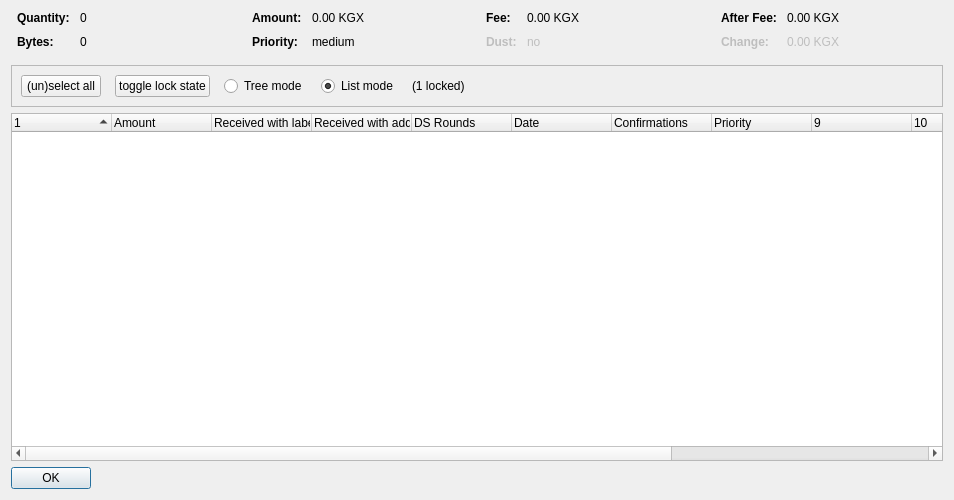
<?xml version="1.0" encoding="UTF-8"?>
<ui version="4.0">
 <class>CoinControlDialog</class>
 <widget class="QDialog" name="CoinControlDialog">
  <property name="geometry">
   <rect>
    <x>0</x>
    <y>0</y>
    <width>954</width>
    <height>500</height>
   </rect>
  </property>
  <property name="windowTitle">
   <string>Coin Selection</string>
  </property>
  <layout class="QVBoxLayout" name="verticalLayout">
   <item>
    <layout class="QHBoxLayout" name="horizontalLayoutTop" stretch="0,0,0,0">
     <property name="topMargin">
      <number>0</number>
     </property>
     <property name="bottomMargin">
      <number>10</number>
     </property>
     <item>
      <layout class="QFormLayout" name="formLayoutCoinControl1">
       <property name="horizontalSpacing">
        <number>10</number>
       </property>
       <property name="verticalSpacing">
        <number>10</number>
       </property>
       <property name="leftMargin">
        <number>6</number>
       </property>
       <property name="rightMargin">
        <number>6</number>
       </property>
       <item row="0" column="0">
        <widget class="QLabel" name="labelCoinControlQuantityText">
         <property name="font">
          <font>
           <weight>75</weight>
           <bold>true</bold>
          </font>
         </property>
         <property name="text">
          <string>Quantity:</string>
         </property>
        </widget>
       </item>
       <item row="0" column="1">
        <widget class="QLabel" name="labelCoinControlQuantity">
         <property name="cursor">
          <cursorShape>IBeamCursor</cursorShape>
         </property>
         <property name="contextMenuPolicy">
          <enum>Qt::ActionsContextMenu</enum>
         </property>
         <property name="text">
          <string notr="true">0</string>
         </property>
         <property name="textInteractionFlags">
          <set>Qt::LinksAccessibleByMouse|Qt::TextSelectableByKeyboard|Qt::TextSelectableByMouse</set>
         </property>
        </widget>
       </item>
       <item row="1" column="0">
        <widget class="QLabel" name="labelCoinControlBytesText">
         <property name="font">
          <font>
           <weight>75</weight>
           <bold>true</bold>
          </font>
         </property>
         <property name="text">
          <string>Bytes:</string>
         </property>
        </widget>
       </item>
       <item row="1" column="1">
        <widget class="QLabel" name="labelCoinControlBytes">
         <property name="cursor">
          <cursorShape>IBeamCursor</cursorShape>
         </property>
         <property name="contextMenuPolicy">
          <enum>Qt::ActionsContextMenu</enum>
         </property>
         <property name="text">
          <string notr="true">0</string>
         </property>
         <property name="textInteractionFlags">
          <set>Qt::LinksAccessibleByMouse|Qt::TextSelectableByKeyboard|Qt::TextSelectableByMouse</set>
         </property>
        </widget>
       </item>
      </layout>
     </item>
     <item>
      <layout class="QFormLayout" name="formLayoutCoinControl2">
       <property name="horizontalSpacing">
        <number>10</number>
       </property>
       <property name="verticalSpacing">
        <number>10</number>
       </property>
       <property name="leftMargin">
        <number>6</number>
       </property>
       <property name="rightMargin">
        <number>6</number>
       </property>
       <item row="0" column="0">
        <widget class="QLabel" name="labelCoinControlAmountText">
         <property name="font">
          <font>
           <weight>75</weight>
           <bold>true</bold>
          </font>
         </property>
         <property name="text">
          <string>Amount:</string>
         </property>
        </widget>
       </item>
       <item row="0" column="1">
        <widget class="QLabel" name="labelCoinControlAmount">
         <property name="cursor">
          <cursorShape>IBeamCursor</cursorShape>
         </property>
         <property name="contextMenuPolicy">
          <enum>Qt::ActionsContextMenu</enum>
         </property>
         <property name="text">
          <string notr="true">0.00 KGX</string>
         </property>
         <property name="textInteractionFlags">
          <set>Qt::LinksAccessibleByMouse|Qt::TextSelectableByKeyboard|Qt::TextSelectableByMouse</set>
         </property>
        </widget>
       </item>
       <item row="1" column="0">
        <widget class="QLabel" name="labelCoinControlPriorityText">
         <property name="font">
          <font>
           <weight>75</weight>
           <bold>true</bold>
          </font>
         </property>
         <property name="text">
          <string>Priority:</string>
         </property>
        </widget>
       </item>
       <item row="1" column="1">
        <widget class="QLabel" name="labelCoinControlPriority">
         <property name="cursor">
          <cursorShape>IBeamCursor</cursorShape>
         </property>
         <property name="contextMenuPolicy">
          <enum>Qt::ActionsContextMenu</enum>
         </property>
         <property name="text">
          <string>medium</string>
         </property>
         <property name="textInteractionFlags">
          <set>Qt::LinksAccessibleByMouse|Qt::TextSelectableByKeyboard|Qt::TextSelectableByMouse</set>
         </property>
        </widget>
       </item>
      </layout>
     </item>
     <item>
      <layout class="QFormLayout" name="formLayoutCoinControl3">
       <property name="horizontalSpacing">
        <number>10</number>
       </property>
       <property name="verticalSpacing">
        <number>10</number>
       </property>
       <property name="leftMargin">
        <number>6</number>
       </property>
       <property name="rightMargin">
        <number>6</number>
       </property>
       <item row="0" column="0">
        <widget class="QLabel" name="labelCoinControlFeeText">
         <property name="font">
          <font>
           <weight>75</weight>
           <bold>true</bold>
          </font>
         </property>
         <property name="text">
          <string>Fee:</string>
         </property>
        </widget>
       </item>
       <item row="0" column="1">
        <widget class="QLabel" name="labelCoinControlFee">
         <property name="cursor">
          <cursorShape>IBeamCursor</cursorShape>
         </property>
         <property name="contextMenuPolicy">
          <enum>Qt::ActionsContextMenu</enum>
         </property>
         <property name="text">
          <string notr="true">0.00 KGX</string>
         </property>
         <property name="textInteractionFlags">
          <set>Qt::LinksAccessibleByMouse|Qt::TextSelectableByKeyboard|Qt::TextSelectableByMouse</set>
         </property>
        </widget>
       </item>
       <item row="1" column="0">
        <widget class="QLabel" name="labelCoinControlLowOutputText">
         <property name="enabled">
          <bool>false</bool>
         </property>
         <property name="font">
          <font>
           <weight>75</weight>
           <bold>true</bold>
          </font>
         </property>
         <property name="text">
          <string>Dust:</string>
         </property>
        </widget>
       </item>
       <item row="1" column="1">
        <widget class="QLabel" name="labelCoinControlLowOutput">
         <property name="enabled">
          <bool>false</bool>
         </property>
         <property name="cursor">
          <cursorShape>IBeamCursor</cursorShape>
         </property>
         <property name="contextMenuPolicy">
          <enum>Qt::ActionsContextMenu</enum>
         </property>
         <property name="text">
          <string>no</string>
         </property>
         <property name="textInteractionFlags">
          <set>Qt::LinksAccessibleByMouse|Qt::TextSelectableByKeyboard|Qt::TextSelectableByMouse</set>
         </property>
        </widget>
       </item>
      </layout>
     </item>
     <item>
      <layout class="QFormLayout" name="formLayoutCoinControl4">
       <property name="horizontalSpacing">
        <number>10</number>
       </property>
       <property name="verticalSpacing">
        <number>10</number>
       </property>
       <property name="leftMargin">
        <number>6</number>
       </property>
       <property name="rightMargin">
        <number>6</number>
       </property>
       <item row="0" column="0">
        <widget class="QLabel" name="labelCoinControlAfterFeeText">
         <property name="font">
          <font>
           <weight>75</weight>
           <bold>true</bold>
          </font>
         </property>
         <property name="text">
          <string>After Fee:</string>
         </property>
        </widget>
       </item>
       <item row="0" column="1">
        <widget class="QLabel" name="labelCoinControlAfterFee">
         <property name="cursor">
          <cursorShape>IBeamCursor</cursorShape>
         </property>
         <property name="contextMenuPolicy">
          <enum>Qt::ActionsContextMenu</enum>
         </property>
         <property name="text">
          <string notr="true">0.00 KGX</string>
         </property>
         <property name="textInteractionFlags">
          <set>Qt::LinksAccessibleByMouse|Qt::TextSelectableByKeyboard|Qt::TextSelectableByMouse</set>
         </property>
        </widget>
       </item>
       <item row="1" column="0">
        <widget class="QLabel" name="labelCoinControlChangeText">
         <property name="enabled">
          <bool>false</bool>
         </property>
         <property name="font">
          <font>
           <weight>75</weight>
           <bold>true</bold>
          </font>
         </property>
         <property name="text">
          <string>Change:</string>
         </property>
        </widget>
       </item>
       <item row="1" column="1">
        <widget class="QLabel" name="labelCoinControlChange">
         <property name="enabled">
          <bool>false</bool>
         </property>
         <property name="cursor">
          <cursorShape>IBeamCursor</cursorShape>
         </property>
         <property name="contextMenuPolicy">
          <enum>Qt::ActionsContextMenu</enum>
         </property>
         <property name="text">
          <string notr="true">0.00 KGX</string>
         </property>
         <property name="textInteractionFlags">
          <set>Qt::LinksAccessibleByMouse|Qt::TextSelectableByKeyboard|Qt::TextSelectableByMouse</set>
         </property>
        </widget>
       </item>
      </layout>
     </item>
    </layout>
   </item>
   <item>
    <widget class="QFrame" name="frame">
     <property name="minimumSize">
      <size>
       <width>0</width>
       <height>40</height>
      </size>
     </property>
     <property name="frameShape">
      <enum>QFrame::StyledPanel</enum>
     </property>
     <property name="frameShadow">
      <enum>QFrame::Sunken</enum>
     </property>
     <layout class="QHBoxLayout" name="horizontalLayout">
      <item>
       <layout class="QHBoxLayout" name="horizontalLayoutPanel" stretch="0,0,0,0,0,0">
        <property name="spacing">
         <number>14</number>
        </property>
        <item>
         <widget class="QPushButton" name="pushButtonSelectAll">
          <property name="sizePolicy">
           <sizepolicy hsizetype="Maximum" vsizetype="Fixed">
            <horstretch>0</horstretch>
            <verstretch>0</verstretch>
           </sizepolicy>
          </property>
          <property name="text">
           <string>(un)select all</string>
          </property>
          <property name="autoDefault">
           <bool>false</bool>
          </property>
         </widget>
        </item>
        <item>
         <widget class="QPushButton" name="pushButtonToggleLock">
          <property name="sizePolicy">
           <sizepolicy hsizetype="Maximum" vsizetype="Fixed">
            <horstretch>0</horstretch>
            <verstretch>0</verstretch>
           </sizepolicy>
          </property>
          <property name="text">
           <string>toggle lock state</string>
          </property>
          <property name="autoDefault">
           <bool>false</bool>
          </property>
         </widget>
        </item>
        <item>
         <widget class="QRadioButton" name="radioTreeMode">
          <property name="sizePolicy">
           <sizepolicy hsizetype="Maximum" vsizetype="Fixed">
            <horstretch>0</horstretch>
            <verstretch>0</verstretch>
           </sizepolicy>
          </property>
          <property name="text">
           <string>Tree mode</string>
          </property>
         </widget>
        </item>
        <item>
         <widget class="QRadioButton" name="radioListMode">
          <property name="sizePolicy">
           <sizepolicy hsizetype="Maximum" vsizetype="Fixed">
            <horstretch>0</horstretch>
            <verstretch>0</verstretch>
           </sizepolicy>
          </property>
          <property name="text">
           <string>List mode</string>
          </property>
          <property name="checked">
           <bool>true</bool>
          </property>
         </widget>
        </item>
        <item>
         <widget class="QLabel" name="labelLocked">
          <property name="text">
           <string>(1 locked)</string>
          </property>
         </widget>
        </item>
        <item>
         <spacer name="horizontalSpacer">
          <property name="orientation">
           <enum>Qt::Horizontal</enum>
          </property>
          <property name="sizeHint" stdset="0">
           <size>
            <width>40</width>
            <height>20</height>
           </size>
          </property>
         </spacer>
        </item>
       </layout>
      </item>
     </layout>
    </widget>
   </item>
   <item>
    <widget class="CoinControlTreeWidget" name="treeWidget">
     <property name="contextMenuPolicy">
      <enum>Qt::CustomContextMenu</enum>
     </property>
     <property name="sortingEnabled">
      <bool>false</bool>
     </property>
     <property name="columnCount">
      <number>13</number>
     </property>
     <attribute name="headerShowSortIndicator" stdset="0">
      <bool>true</bool>
     </attribute>
     <attribute name="headerStretchLastSection">
      <bool>false</bool>
     </attribute>
     <column>
      <property name="text">
       <string/>
      </property>
     </column>
     <column>
      <property name="text">
       <string>Amount</string>
      </property>
     </column>
     <column>
      <property name="text">
       <string>Received with label</string>
      </property>
     </column>
     <column>
      <property name="text">
       <string>Received with address</string>
      </property>
     </column>
     <column>
      <property name="text">
       <string>DS Rounds</string>
      </property>
     </column>
     <column>
      <property name="text">
       <string>Date</string>
      </property>
     </column>
     <column>
      <property name="text">
       <string>Confirmations</string>
      </property>
      <property name="toolTip">
       <string>Confirmed</string>
      </property>
     </column>
     <column>
      <property name="text">
       <string>Priority</string>
      </property>
     </column>
     <column>
      <property name="text">
       <string/>
      </property>
     </column>
     <column>
      <property name="text">
       <string/>
      </property>
     </column>
     <column>
      <property name="text">
       <string/>
      </property>
     </column>
     <column>
      <property name="text">
       <string/>
      </property>
     </column>
     <column>
      <property name="text">
       <string/>
      </property>
     </column>
    </widget>
   </item>
   <item>
    <widget class="QDialogButtonBox" name="buttonBox">
     <property name="sizePolicy">
      <sizepolicy hsizetype="Maximum" vsizetype="Fixed">
       <horstretch>0</horstretch>
       <verstretch>0</verstretch>
      </sizepolicy>
     </property>
     <property name="orientation">
      <enum>Qt::Horizontal</enum>
     </property>
     <property name="standardButtons">
      <set>QDialogButtonBox::Ok</set>
     </property>
    </widget>
   </item>
  </layout>
 </widget>
 <customwidgets>
  <customwidget>
   <class>CoinControlTreeWidget</class>
   <extends>QTreeWidget</extends>
   <header>coincontroltreewidget.h</header>
  </customwidget>
 </customwidgets>
 <resources/>
 <connections/>
</ui>
